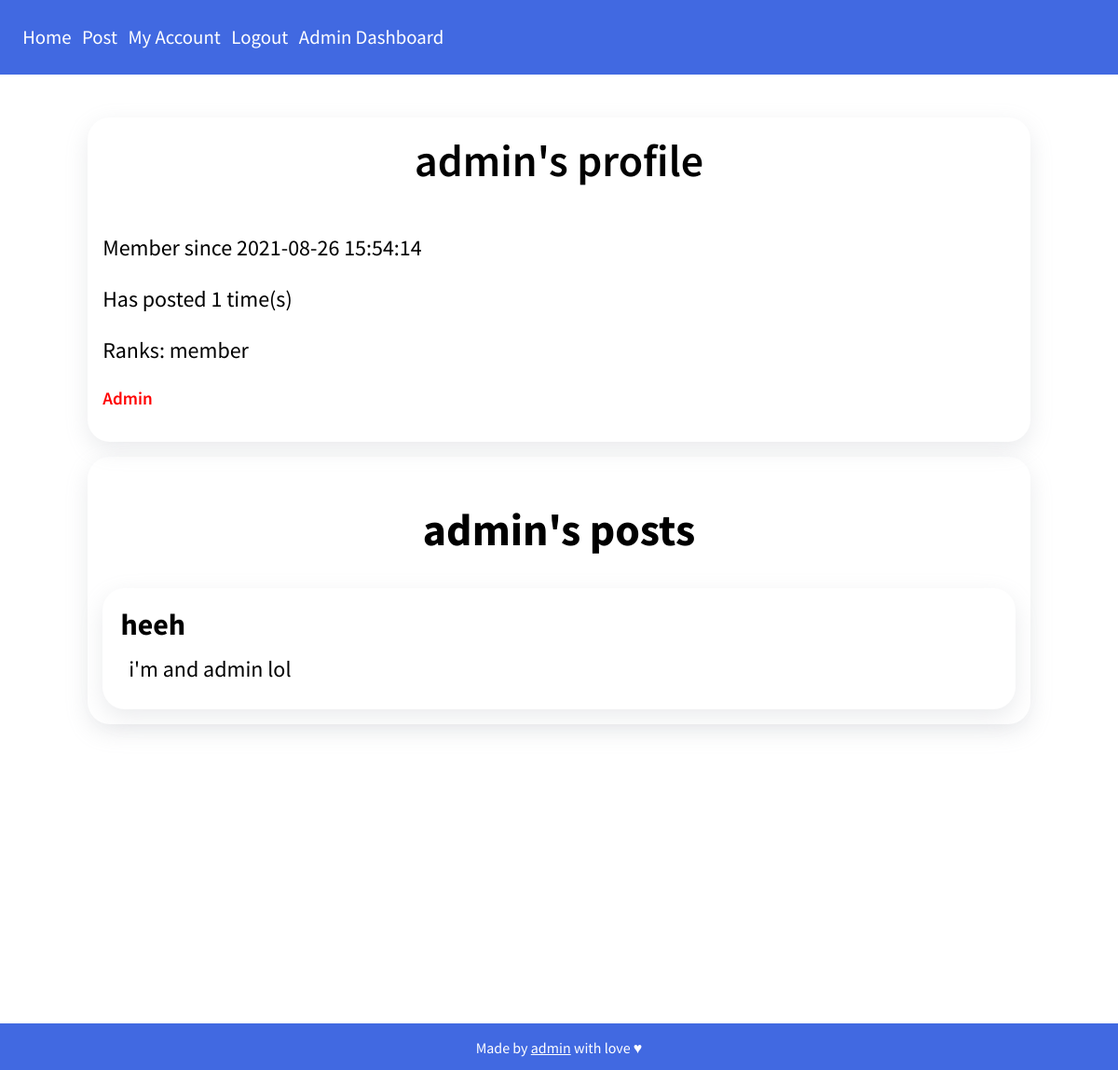
Screenshot of /u/admin with the database file from the repository.
### app.py (models this page shows, shortened)
class User(db.Model, UserMixin):
    id = db.Column(db.Integer, primary_key=True)
    uuid = db.Column(db.String(36))
    username = db.Column(db.String(24))
    mail = db.Column(db.String(120))
    password = db.Column(db.String(80))
    joined = db.Column(db.DateTime, default=datetime.utcnow)
    post_number = db.Column(db.Integer, default=0)
    admin = db.Column(db.Boolean, default=False)
    ranks = db.Column(db.String, default='member')
    points = db.Column(db.Integer, default=0)

class Post(db.Model):
    id = db.Column(db.Integer, primary_key=True)
    title = db.Column(db.String(70))
    content = db.Column(db.String(500))
    author_name = db.Column(db.String(24))
    author_uuid = db.Column(db.String(36))
    date = db.Column(db.DateTime, default=datetime.utcnow)
    updated = db.Column(db.Boolean, default=False)
    uuid = db.Column(db.String(36))

### app.py (the view)
@login_required
@app.route('/u/<string:username>',  methods=['GET', 'POST'])
def user(username):
    if username:
        user = User.query.filter_by(username=username).first()
        user_posts = Post.query.filter_by(author_uuid=user.uuid).all()
        return render_template('user/user.html', user=user, user_posts=user_posts)
    else:
        return render_template('user/user.html', username=username)

### templates/user/user.html (shortened to what this page needs)
{% extends 'base.html' %}
{% block main %}
{% if user %}
<div class="container">
    {% if user == current_user %}
    <div class="card">
        <h1 style="text-align: center; font-size: 3em;">Your account</h1>
        <p class="user" id="username">{{ user.username }}</p>
        <p class="user" id="member_since">Member since {{ user.joined.replace(microsecond=0) }}</p>
        <p class="user" id="post_number">Has posted {{ user.post_number }} time(s)</p>
        <p class="user" id="ranks">Ranks:
            {% for rank in user.ranks.split('+') %}
            {{ rank }}
            {% endfor %}
        </p>
        <p class="user" id="admin" style="font-size: larger; color: red; font-weight: 600;">
            {% if user.admin %}
            Admin
            {% endif %}
        </p>
    </div>
    <div class="card">
        <div>
            <h1 style="text-align: center; font-size: 3em;">Your posts</h1>
        </div>
        {% for post in user_posts %}
        <div class="card">
            <p class="post" id="title">{{ post.title }}</p>
            <p class="post" id="content">{{ post.content }}</p>
            <div class="post_info">
                <p class="post" id="date">{{ post.date.replace(microsecond=0) }} (utc) by <a
                        href="/u/{{ post.author_name }}" class="post" id="author">you</a></p>
                <a href="/p/delete?post_uuid={{ post.uuid }}" class="post" id="delete">Delete</a>
            </div>
        </div>
        {% endfor %}
    </div>
    {% else %}
    <div class="card">
        <p class="user" id="username" style="text-align: center; font-size: 3em;">{{ user.username }}'s profile</p>
        <p class="user" id="member_since">Member since {{ user.joined.replace(microsecond=0) }}</p>
        <p class="user" id="post_number">Has posted {{ user.post_number }} time(s)</p>
        <p class="user" id="ranks">Ranks:
            {% for rank in user.ranks.split('+') %}
            {{ rank }}
            {% endfor %}
        </p>
        <p class="user" id="admin" style="font-size: larger; color: red; font-weight: 600;">
            {% if user.admin %}
            Admin
            {% endif %}
        </p>
    </div>
    <div class="card">
        <div>
            <h1 style="text-align: center; font-size: 3em;">{{ user.username }}'s posts</h1>
        </div>
        {% for post in user_posts %}
        <div class="card">
            <p class="post" id="title">{{ post.title }}</p>
            <p class="post" id="content">{{ post.content }}</p>
        </div>
        {% endfor %}
    </div>
    {% endif %}
</div>
{% else %}
<h1>User {{ username }} not found.</h1>
{% endif %}
{% endblock %}

### static/style.css (style rules this page uses)
:root { --primary: #4169e1; --secondary: #ffffff; --tertiary: #000000; }
body { height: 125vh; font-family: "Source Sans Pro", sans-serif; margin-top: 80px; padding: 30px; }
.card { margin-top: 1em; padding: 1em; border-radius: 1.5em; box-shadow: rgba(149, 157, 165, 0.2) 0px 8px 24px; }
.container { padding-right: 5%; padding-left: 5%; margin-right: auto; margin-left: auto; }
.post#title { font-size: xx-large; font-weight: bold; margin: 0.1em; }
.post#content { font-size: x-large; margin: 0.5em; }
.user#username { font-size: xx-large; font-weight: 600; margin-top: 0; }
.user { font-size: x-large; }

### rows the page displays
User: username "admin", joined.replace "2021-08-26 15:54:14", post_number "1", ranks "member"
Post: title "heeh", content "i'm and admin lol"
